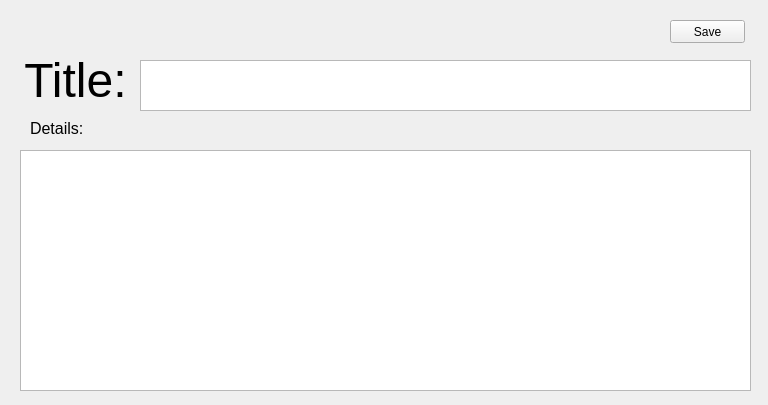
<?xml version="1.0" encoding="UTF-8"?>
<ui version="4.0">
 <class>Form</class>
 <widget class="QWidget" name="Form">
  <property name="geometry">
   <rect>
    <x>0</x>
    <y>0</y>
    <width>768</width>
    <height>405</height>
   </rect>
  </property>
  <property name="windowTitle">
   <string>Create Request</string>
  </property>
  <widget class="QTextEdit" name="desbox">
   <property name="geometry">
    <rect>
     <x>20</x>
     <y>150</y>
     <width>731</width>
     <height>241</height>
    </rect>
   </property>
  </widget>
  <widget class="QLabel" name="label">
   <property name="geometry">
    <rect>
     <x>30</x>
     <y>120</y>
     <width>151</width>
     <height>16</height>
    </rect>
   </property>
   <property name="font">
    <font>
     <family>Segoe UI</family>
     <pointsize>12</pointsize>
    </font>
   </property>
   <property name="text">
    <string>Details:</string>
   </property>
  </widget>
  <widget class="QPushButton" name="saveButton">
   <property name="geometry">
    <rect>
     <x>670</x>
     <y>20</y>
     <width>75</width>
     <height>23</height>
    </rect>
   </property>
   <property name="text">
    <string>Save</string>
   </property>
  </widget>
  <widget class="QLabel" name="Lerror">
   <property name="geometry">
    <rect>
     <x>270</x>
     <y>30</y>
     <width>271</width>
     <height>20</height>
    </rect>
   </property>
   <property name="text">
    <string/>
   </property>
   <property name="alignment">
    <set>Qt::AlignCenter</set>
   </property>
  </widget>
  <widget class="QTextEdit" name="Ttitle">
   <property name="geometry">
    <rect>
     <x>140</x>
     <y>60</y>
     <width>611</width>
     <height>51</height>
    </rect>
   </property>
   <property name="font">
    <font>
     <family>Segoe UI</family>
     <pointsize>19</pointsize>
     <weight>75</weight>
     <bold>true</bold>
    </font>
   </property>
  </widget>
  <widget class="QLabel" name="Ltitle">
   <property name="geometry">
    <rect>
     <x>10</x>
     <y>60</y>
     <width>131</width>
     <height>41</height>
    </rect>
   </property>
   <property name="font">
    <font>
     <pointsize>36</pointsize>
    </font>
   </property>
   <property name="text">
    <string>Title:</string>
   </property>
   <property name="alignment">
    <set>Qt::AlignCenter</set>
   </property>
  </widget>
 </widget>
 <resources/>
 <connections/>
</ui>
